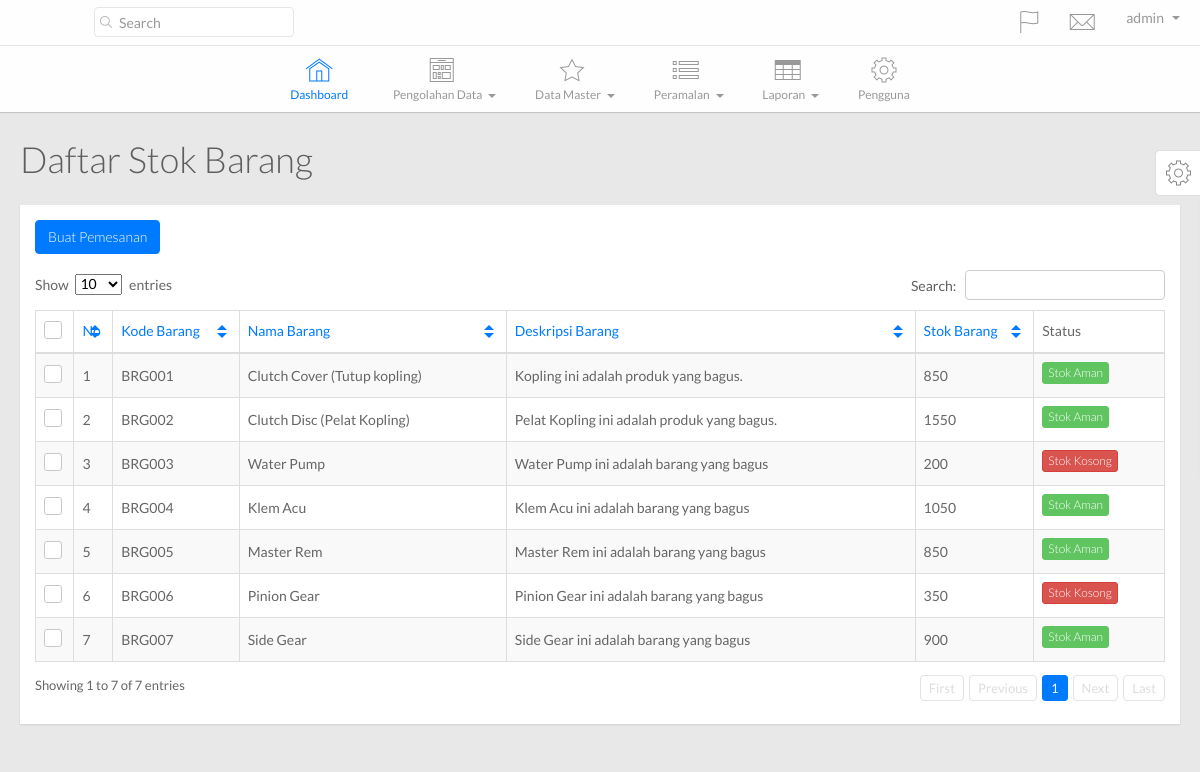
/main.php?hal=daftar_stok (signed in), run on the app's committed database.
### tables this page shows
CREATE TABLE IF NOT EXISTS `tb_barang` (
  `kode_barang` varchar(30) NOT NULL,
  `nama_barang` varchar(75) NOT NULL,
  `deskripsi_barang` varchar(250) NOT NULL,
  `stok_barang` int(11) NOT NULL,
  `kode_admin` varchar(30) NOT NULL,
  `safety_stock` int(11) NOT NULL DEFAULT '0',
  PRIMARY KEY (`kode_barang`),
  KEY `kode_satuan` (`kode_admin`),
  KEY `admin_id` (`kode_admin`)
);

### config/SimplePDO.php (called while the page is built, shortened)
<?php
class SimplePDO {
    private $pdo = null;
    static $inst = null;
    static $settings = array(
        'host' => '',
        'user' => '',
        'password' => '',
        'database' => '',
        'results' => 'object',
        'charset' => 'utf8'
    );
    public function __construct()
    {
        $fetch_mode = ( self::$settings["results"] == 'object' ) ? PDO::FETCH_OBJ : PDO::FETCH_ASSOC;
        $options = array(
            PDO::ATTR_DEFAULT_FETCH_MODE => $fetch_mode,
            PDO::ATTR_ERRMODE => PDO::ERRMODE_EXCEPTION,
            PDO::MYSQL_ATTR_INIT_COMMAND => "SET NAMES ".self::$settings["charset"],
            PDO::ATTR_EMULATE_PREPARES => false
        );
        $dsn = 'mysql:dbname='.self::$settings["database"].';host='.self::$settings["host"].';charset='.self::$settings["charset"];
        try {
            $this->pdo = new PDO( $dsn, self::$settings["user"], self::$settings["password"], $options );
        } catch( PDOException $e ) {
            trigger_error( $e->getMessage() );
        }
    }
    public function query( $query, $bindings = array(), $internal_call = false )
    {
        try {
            $this->c_query = $this->pdo->prepare( $query );
            if( empty( $bindings ) )
            {
                $this->c_query->execute();
            }
            else
            {
                $this->c_query->execute( (array)$bindings );
            }
            if( $internal_call === true )
            {
                return $this->c_query;
            }
            elseif( $this->c_query && $this->lastid() )
            {
                return $this->lastid();
            }
            else
            {
                return false;
            }
        } catch( PDOException $e ) {
            trigger_error( $e->getMessage() );
        }
    }
    public function get_results( $query, $bindings = array() )
    {
        $this->c_query = $this->query( $query, $bindings, true );
        if( $this->c_query )
        {
            return $this->c_query->fetchAll();
        }
        else
        {
            return false;
        }
    }
    static function getInstance()
    {
        if( self::$inst == null )
        {
            self::$inst = new SimplePDO();
        }
        return self::$inst;
    }
    static function set_options( $array = array() )
    {
        if( !empty( $array ) )
        {
            foreach( $array as $k => $v )
            {
                if( isset( self::$settings[$k] ) )
                {
                    self::$settings[$k] = $v;
                }
            }
        }
    }
}

### template/daftar_stok.php (the view)
<?php $database = SimplePDO::getInstance();
      $query = $database->get_results( "SELECT * FROM tb_barang" );?>
        <div class="page-title">
          <h1>
            Daftar Stok Barang
          </h1>
        </div>
        <div class="row">
          <div class="col-lg-12">
            <div class="widget-container fluid-height clearfix">
              <div class="heading">
              	<a href="main.php?hal=pemesanan_barang" class="btn btn-primary">Buat Pemesanan</a>
              </div>
              <div class="widget-content padded clearfix">
                <table class="table table-bordered table-striped" id="dataTable1">
                  <thead>
                    <th class="check-header hidden-xs">
                      <label><input id="checkAll" name="checkAll" type="checkbox"/><span></span></label>
                    </th>
                    <th>
                      No
                    </th>
                    <th>
                      Kode Barang
                    </th>
                    <th class="hidden-xs">
                      Nama Barang
                    </th>
                    <th class="hidden-xs">
                      Deskripsi Barang
                    </th>
                    <th class="hidden-xs">
                      Stok Barang
                    </th class="hidden-xs">
                    <th>
                      Status
                    </th>
                  </thead>
                  <tbody>
             <?php $i = 1; foreach($query as $row ){?>
                    <tr>
                      <td class="check hidden-xs">
                        <label><input name="optionsRadios1" type="checkbox" value="<?php echo $row->kode_barang;?>"/><span></span></label>
                      </td>
                      <td>
                          <?php echo $i;?>
                      </td>
                      <td>
                        <?php echo $row->kode_barang;?>
                      </td>
                      <td>
                        <?php echo $row->nama_barang;?>
                      </td>
                      <td class="hidden-xs">
                        <?php echo $row->deskripsi_barang;?>
                      </td>
                      <td class="hidden-xs">
                        <?php echo $row->stok_barang;?>
                      </td>
                      <td>
                        <?php if(($row->stok_barang-$row->safety_stock)<=150){?>
                        <a class="btn btn-xs btn-danger" href="main.php?hal=pemesanan_barang&kode=<?php echo $row->kode_barang;?>">
                        Stok Kosong</a>
                        <?php }else if($row->stok_barang<=$row->safety_stock){?>
                        <a class="btn btn-xs btn-warning" href="main.php?hal=pemesanan_barang&kode=<?php echo $row->kode_barang;?>">
                        Stok Menipis</a>
                        <?php }else{?>
                        <a class="btn btn-xs btn-success" href="main.php?hal=pemesanan_barang&kode=<?php echo $row->kode_barang;?>">
                        Stok Aman</a>
                        <?php }?>
                      </td>
                    </tr>
              <?php $i++; }?>
                  </tbody>
                </table>
              </div>
            </div>
          </div>
        </div>

### stylesheets/datatables.css (style rules this page uses)
table.dataTable { clear:both; margin-bottom: 10px; }

### stylesheets/color/green.css (style rules this page uses)
a { color: #60c560; }
.widget-container .heading { color: #60c560; }
.dataTable th.sorting { color: #60c560; }
.dataTable th.sorting:after { border-top: 5px solid #60c560; }
.dataTable th.sorting:before { border-bottom: 5px solid #60c560; }

### stylesheets/color/orange.css (style rules this page uses)
a { color: #f0ad4e; }
.widget-container .heading { color: #f0ad4e; }
.dataTable th.sorting { color: #f0ad4e; }
.dataTable th.sorting:after { border-top: 5px solid #f0ad4e; }
.dataTable th.sorting:before { border-bottom: 5px solid #f0ad4e; }

### stylesheets/color/magenta.css (style rules this page uses)
a { color: #c741c9; }
.widget-container .heading { color: #c741c9; }
.dataTable th.sorting { color: #c741c9; }
.dataTable th.sorting:after { border-top: 5px solid #c741c9; }
.dataTable th.sorting:before { border-bottom: 5px solid #c741c9; }

### stylesheets/color/gray.css (style rules this page uses)
a { color: #999999; }
.widget-container .heading { color: #999999; }
.dataTable th.sorting { color: #999999; }
.dataTable th.sorting:after { border-top: 5px solid #999999; }
.dataTable th.sorting:before { border-bottom: 5px solid #999999; }

### data on the page
tb_barang: kode_barang "BRG001", nama_barang "Clutch Cover (Tutup kopling)", deskripsi_barang "Kopling ini adalah produk yang bagus.", stok_barang "850"
tb_barang: kode_barang "BRG002", nama_barang "Clutch Disc (Pelat Kopling)", deskripsi_barang "Pelat Kopling ini adalah produk yang bagus.", stok_barang "1550"
tb_barang: kode_barang "BRG003", nama_barang "Water Pump", deskripsi_barang "Water Pump ini adalah barang yang bagus", stok_barang "200"
tb_barang: kode_barang "BRG004", nama_barang "Klem Acu", deskripsi_barang "Klem Acu ini adalah barang yang bagus", stok_barang "1050"
tb_barang: kode_barang "BRG005", nama_barang "Master Rem", deskripsi_barang "Master Rem ini adalah barang yang bagus", stok_barang "850"
tb_barang: kode_barang "BRG006", nama_barang "Pinion Gear", deskripsi_barang "Pinion Gear ini adalah barang yang bagus", stok_barang "350"
tb_barang: kode_barang "BRG007", nama_barang "Side Gear", deskripsi_barang "Side Gear ini adalah barang yang bagus", stok_barang "900"

### other printed values
$_SESSION['username'] "admin"
